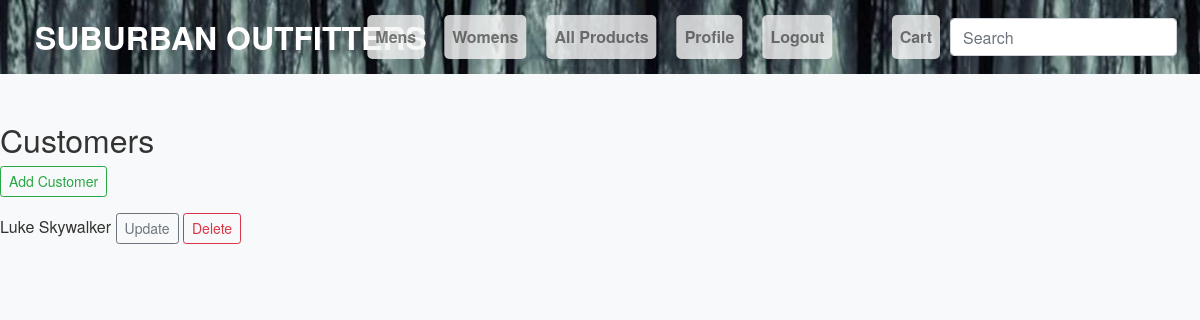
The page /customers/customer_list/ on the database as committed earlier.
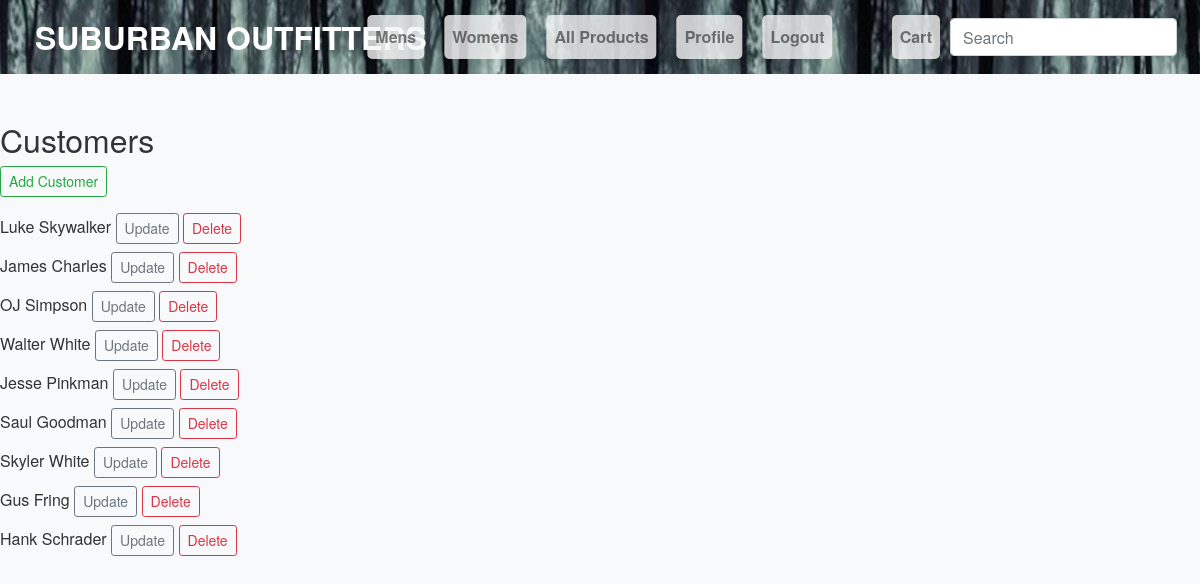
The same page on the database as committed later.
### customer/models.py (models this page shows, shortened)
class Customer(models.Model):
    firstName = models.CharField(max_length=100)
    lastName = models.CharField(max_length=100)
    address = models.CharField(max_length=200)
    username = models.CharField(max_length=100)
    password = models.CharField(max_length=100)
    email = models.EmailField(max_length=200)

### customer/views.py (the view)
# urls.py: path('customer_list/', views.CustomerListView.as_view(), name="customer_list"),
class CustomerListView(View):
    def get(self, request):
        customers = Customer.objects.all()
        return render(request, 'customer_list.html', {'customers': customers})

### customer/context_processors.py (called while the page is built)
def categories(request):
    return {
        'categories': Category.objects.all()
    }

### templates/customer_list.html
{% load static %}
<!DOCTYPE html>
<html>
<head>
    <link rel="stylesheet" href="https://stackpath.bootstrapcdn.com/bootstrap/4.5.2/css/bootstrap.min.css">
    <link rel="stylesheet" href="{% static 'css/styles.css' %}">
</head>
<body>
    {% include "nav.html" %}
    <h2>Customers</h2>
    <a href="{% url 'customer_add' %}" class="btn btn-outline-success btn-sm mb-3">Add Customer</a>
    <ul class="list-unstyled">
        {% for customer in customers %}
        <li class="mb-2">
            {{ customer.firstName }} {{ customer.lastName }}
            <a href="{% url 'customer_update' customer.pk %}" class="btn btn-outline-secondary btn-sm">Update</a>
            <a href="{% url 'customer_delete' customer.pk %}" class="btn btn-outline-danger btn-sm">Delete</a>
        </li>
        {% endfor %}
    </ul>
</body>
</html>

### templates/nav.html (shortened to what this page needs)
{% load static %}
<nav class="navbar fixed-top navbar-expand-lg navbar-light" style="padding: 0.5rem 0; background-image: url('{% static 'images/nav4.jpg' %}');">
    <div class="container-fluid">
        <a class="navbar-brand" href="{% url 'home' %}" style="font-weight: bold; text-transform: uppercase; font-size: 2em; color: white; padding-left: 20px;">SUBURBAN OUTFITTERS</a>
        <div class="collapse navbar-collapse" id="navbarSupportedContent">
            <ul class="navbar-nav mr-auto">
                <li class="nav-item">
                    <a class="nav-link" href="{% url 'mens_products' %}">Mens</a>
                </li>
                <li class="nav-item">
                    <a class="nav-link" href="{% url 'womens_products' %}">Womens</a>
                </li>
                <li class="nav-item">
                    <a class="nav-link" href="{% url 'customer_product_list' %}">All Products</a>
                </li>
                <li class="nav-item">
                    <a class="nav-link" href="{% url 'profile' %}">Profile</a>
                </li>
                <li class="nav-item">
                    <a class="nav-link" href="{% url 'logout' %}">Logout</a>
                </li>
            </ul>
        </div>
        <div class="ml-auto d-flex align-items-center">
            <ul class="navbar-nav">
                <li class="nav-item">
                    <a href="{% url 'cart:cart_detail' %}" class="nav-link">
                         Cart
                    </a>
                </li>
            </ul>
            <form class="form-inline my-2 my-lg-0" action="{% url 'search_results' %}" method="get">
                <input class="form-control mr-sm-2" type="search" placeholder="Search" aria-label="Search" name="q">
            </form>
        </div>
    </div>
</nav>

### static/css/styles.css (style rules this page uses)
body { background-color: #f8f9fa; color: #333; font-family: 'Helvetica Neue', Helvetica, Arial, sans-serif; margin-top: 120px; }
h1, h2, h3, h4, h5, h6 { color: #333; }
.mb-3 { margin-bottom: 1rem; }
.navbar-brand { font-weight: bold; text-transform: uppercase; font-size: 3em; color: white; padding-left: 40px; }
.navbar-collapse { position: absolute; left: 50%; transform: translateX(-50%); z-index: 1; }
.nav-link { background-color: rgba(245, 245, 245, 0.8); margin: 0 10px; padding: 10px 15px; border-radius: 5px; font-weight: bold; }

Rows that differ between the two databases and show on the page:
added Customer: firstName "James", lastName "Charles"
added Customer: firstName "OJ", lastName "Simpson"
added Customer: firstName "Walter", lastName "White"
added Customer: firstName "Jesse", lastName "Pinkman"
added Customer: firstName "Saul", lastName "Goodman"
added Customer: firstName "Skyler", lastName "White"
added Customer: firstName "Gus", lastName "Fring"
added Customer: firstName "Hank", lastName "Schrader"
